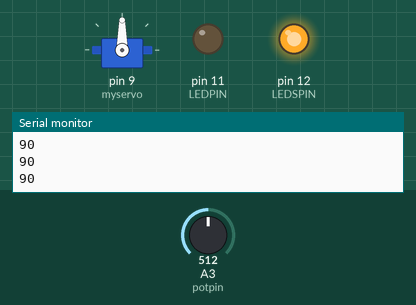
A sketch run on a simulated Arduino Uno, built with avr-gcc and run on an emulated ATmega328P. Shown: servo, output pins drawn as LEDs (lit = HIGH), the last lines printed to the serial monitor. The test bench sets the inputs (shaded band); at power-on: A3 (potpin) = 512.

Above: at 1.2 s.
1.3 s: A3 (potpin) set to 716
At 2.5 s:
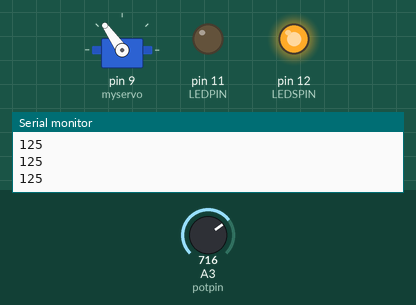
2.8 s: A3 (potpin) set to 900
At 3.6 s:
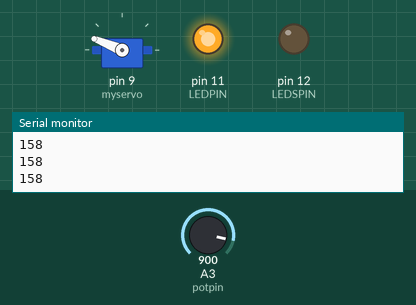
4.3 s: A3 (potpin) set to 1023
At 5.2 s:
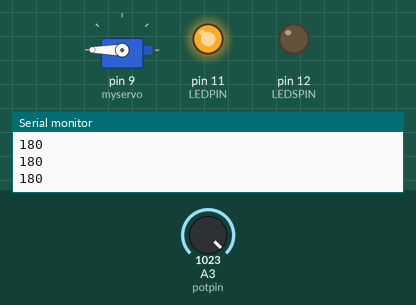
5.8 s: A3 (potpin) set to 306
At 6.1 s:
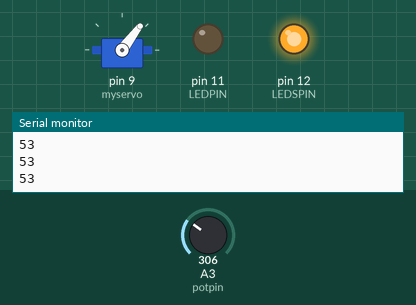
7.3 s: A3 (potpin) set to 140
At 8.5 s:
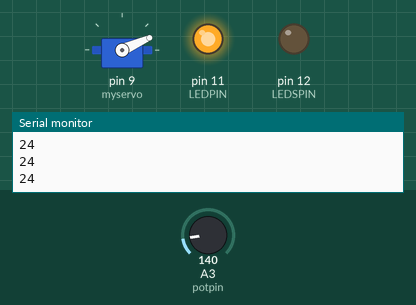
8.8 s: A3 (potpin) set to 20
At 9.4 s:
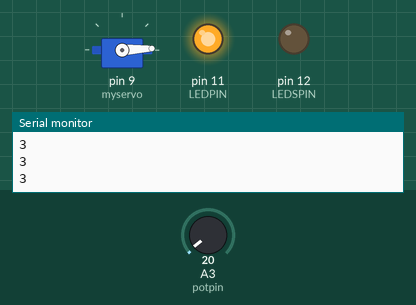
Timing chart, 0 to 11.3 s (numbered marks = the images above; inputs shaded):
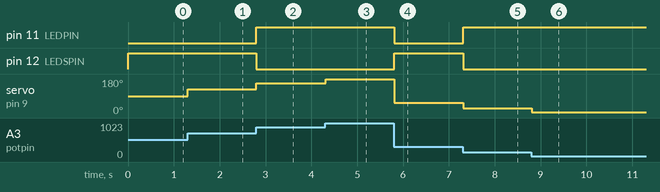

Measured:
- after the input at 1.3 s, servo on pin 9 (myservo): 90° → 125° at once
- after the input at 2.8 s, pin 11 (LEDPIN): LOW → HIGH at once; pin 12 (LEDSPIN): HIGH → LOW at once; servo on pin 9 (myservo): 125° → 158° at once
- after the input at 4.3 s, servo on pin 9 (myservo): 158° → 180° at once
- after the input at 5.8 s, pin 11 (LEDPIN): HIGH → LOW at once; pin 12 (LEDSPIN): LOW → HIGH at once; servo on pin 9 (myservo): 180° → 53° at once
- after the input at 7.3 s, pin 11 (LEDPIN): LOW → HIGH at once; pin 12 (LEDSPIN): HIGH → LOW at once; servo on pin 9 (myservo): 53° → 24° at once
- after the input at 8.8 s, servo on pin 9 (myservo): 24° → 3° at once

The sketch:

suboorLED.ino
```cpp
#include <Servo.h>

Servo myservo;  // create servo object to control a servo

int potpin = A3;  // analog pin used to connect the potentiometer
int val;    // variable to read the value from the analog pin
int LEDPIN = 11;
int LEDSPIN =12;

void setup() {
  myservo.attach(9);  // attaches the servo on pin 9 to the servo object
  pinMode(LEDPIN,OUTPUT );
  pinMode(LEDSPIN,OUTPUT );
  Serial.begin(9600);
}

void loop() {
  val = analogRead(potpin);            // reads the value of the potentiometer (value between 0 and 1023)
  val = map(val, 0, 1023, 0, 180);
  if(val<30||val>150){
    digitalWrite(LEDPIN, HIGH);

    digitalWrite(LEDSPIN, LOW);
  }else{
    digitalWrite(LEDPIN, LOW);

    digitalWrite(LEDSPIN, HIGH);
  }    // scale it to use it with the servo (value between 0 and 180)

  myservo.write(val);                  // sets the servo position according to the scaled value
  Serial.println(val);
  delay(15);                           // waits for the servo to get there
}
```
